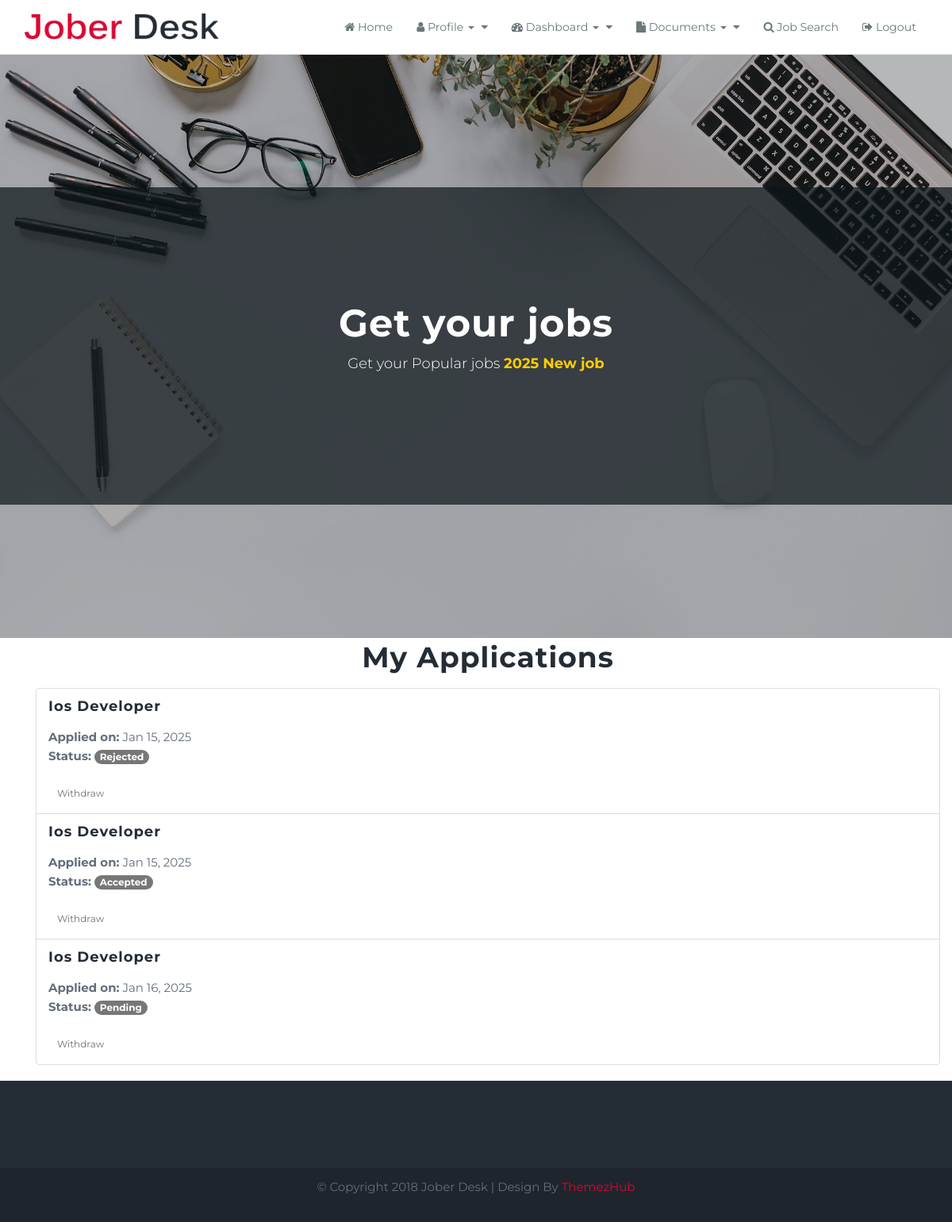
The page /users/my-applications/ (signed in) on the database its author committed.
### adminpanel/models.py (models this page shows, shortened)
class Application(models.Model):
    STATUS_CHOICES = [
        ('Pending', 'Pending'),
        ('Reviewed', 'Reviewed'),
        ('Accepted', 'Accepted'),
        ('Rejected', 'Rejected'),
    ]
    job = models.ForeignKey('Job', on_delete=models.CASCADE, related_name='applications')
    applicant = models.ForeignKey('CustomUser', on_delete=models.CASCADE, related_name='applications')
    resume = models.FileField(upload_to='resumes/', help_text="Upload your resume.")
    cover_letter = models.FileField(
        upload_to='cover_letters/',
        null=True,
        blank=True,
        help_text="Upload an optional cover letter."
    )
    status = models.CharField(max_length=50, choices=STATUS_CHOICES, default='Pending')
    applied_at = models.DateTimeField(auto_now_add=True)

class Job(models.Model):
    JOB_TYPE_CHOICES = [
        ('Part Time', 'Part Time'),
        ('Full Time', 'Full Time'),
    ]
    REGION_CHOICES = [
        ('Anywhere', 'Anywhere'),
        ('India', 'India'),
        ('USA', 'USA'),
        ('Canada', 'Canada'),
    ]
    STATUS_CHOICES = [
        ('active', 'Active'),
        ('inactive', 'Inactive'),
        ('closed', 'Closed'),
    ]
    email = models.EmailField(help_text="Contact email for this job posting.")
    job_title = models.CharField(max_length=255, db_index=True)
    job_location = models.CharField(max_length=255)
    job_region = models.CharField(max_length=100, choices=REGION_CHOICES, db_index=True)
    job_type = models.CharField(max_length=50, choices=JOB_TYPE_CHOICES)
    job_description = models.TextField()
    qualifications = models.TextField()
    salary = models.DecimalField(max_digits=10, decimal_places=2, blank=True, null=True)
    company_name = models.CharField(max_length=255)
    company_tagline = models.CharField(max_length=255, blank=True, null=True)
    company_description = models.TextField(blank=True, null=True)
    company_website = models.URLField(blank=True, null=True)
    featured_image = models.ImageField(upload_to='job_images/', blank=True, null=True)
    logo = models.ImageField(upload_to='company_logos/', blank=True, null=True)
    posted_by = models.ForeignKey(CustomUser, on_delete=models.CASCADE, related_name='jobs')
    posted_at = models.DateTimeField(auto_now_add=True)
    status = models.CharField(max_length=10, choices=STATUS_CHOICES, default='active')  # New status field

### users/views.py (the view)
# urls.py: path('my-applications/', views.application_list, name='application_list'),
def application_list(request):
    applications = Application.objects.filter(applicant=request.user)
    return render(request, 'users/application_status.html', {
        'applications': applications,
    })

### users/templates/users/application_status.html (shortened to what this page needs)
{% extends "users/users_base.html" %}
{% load static %}
{% block content %}
<div class="container py-5">
    <h2 class="text-center">My Applications</h2>
    {% if not applications %}
        <div class="alert alert-info text-center">
            <p>You have not applied for any jobs yet.</p>
        </div>
    {% else %}
        <ul class="list-group">
            {% for application in applications %}
                <li class="list-group-item">
                    <div class="d-flex justify-content-between align-items-center">
                        <div>
                            <h5>{{ application.job.job_title }}</h5>
                            <p>
                                <strong>Applied on:</strong> {{ application.applied_at|date:"M d, Y" }}<br>
                                <strong>Status:</strong>
                                <span class="badge
                                    {% if application.status == 'Pending' %}badge-warning{% endif %}
                                    {% if application.status == 'Accepted' %}badge-success{% endif %}
                                    {% if application.status == 'Rejected' %}badge-danger{% endif %}
                                ">
                                    {{ application.status }}
                                </span>
                            </p>
                        </div>
                        <div>
                            <a href="{% url 'users:withdraw_application' application.id %}" class="btn btn-outline-danger btn-sm">Withdraw</a>
                        </div>
                    </div>
                </li>
            {% endfor %}
        </ul>
    {% endif %}
</div>
{% endblock %}

### static/css/common.css (style rules this page uses)
html,body { width:100%; height: auto; margin:0; padding:0; overflow-x: hidden; }
body { font-family: 'Open Sans', sans-serif; position: relative; font-size:14px; line-height:24px; color:#6f6f6f; }
a { color: #6f6f6f; }
a, a:active, a:focus, a:hover { outline:none; -webkit-transition: all 0.3s ease-in-out; -moz-transition: all 0.3s ease-in-out; -o-transition: all 0.3s ease-in-out; -ms-transition: all 0.3s ease-in-out; transition: all 0.3s ease-in-out; }
h1, h2, h3, h4, h5, h6 { color:#3f3f3f; margin:0 0 15px 0; letter-spacing: 1px; font-weight: bold; }
h2 { font-size:36px; line-height:48px; }
h5 { font-size:18px; line-height:24px; }
p { margin-bottom:20px; }

### static/css/main.css (style rules this page uses)
body { background:#ffffff; font-family: 'Montserrat', sans-serif; font-size:15px; color:#636e7b; }
h1, h2, h3, h4, h5, h6 { color:#242c36; margin: 0 0 15px 0; letter-spacing: 1px; font-weight: bold; }

### rows shown on the page
Application: job.job_title "Ios Developer", applied_at "Jan 15, 2025", status "Rejected"
Application: job.job_title "Ios Developer", applied_at "Jan 15, 2025", status "Accepted"
Application: job.job_title "Ios Developer", applied_at "Jan 16, 2025", status "Pending"
